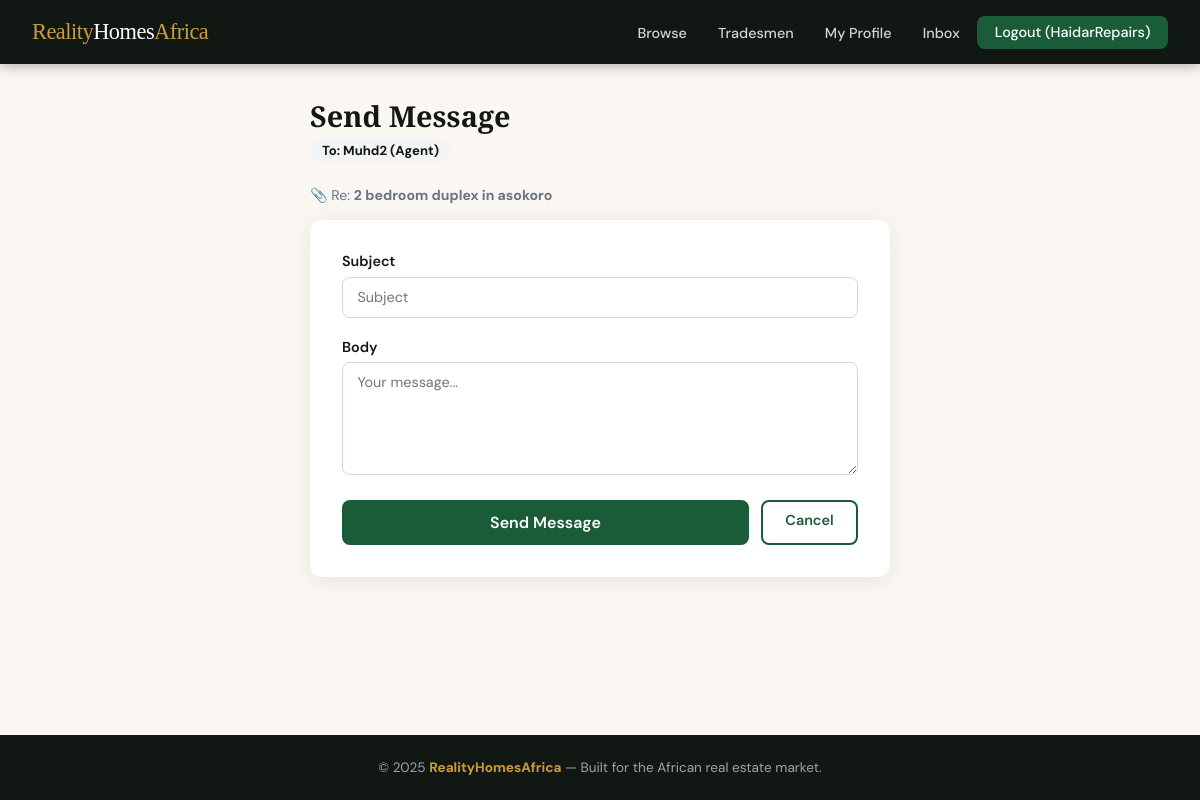
The page /users/message/2/?property=1 (signed in) on the database its author committed.
### users/models.py (models this page shows, shortened)
class CustomUser(AbstractUser):
    is_agent = models.BooleanField(default=False)
    is_tradesman = models.BooleanField(default=False)
    is_client = models.BooleanField(default=True)
    phone_number = models.CharField(max_length=15, blank=True, null=True)
    profile_picture = models.ImageField(upload_to='profile_pictures/', blank=True, null=True)
    bio = models.TextField(blank=True, null=True)
    def get_role(self):
        if self.is_agent:
            return "Agent"
        if self.is_tradesman:
            return "Tradesman"
        return "Client"

### listings/models.py (models this page shows, shortened)
class Property(models.Model):
    agent = models.ForeignKey(
        settings.AUTH_USER_MODEL,
        on_delete=models.CASCADE,
        related_name='properties'
    )
    title = models.CharField(max_length=200)
    description = models.TextField()
    price = models.DecimalField(max_digits=14, decimal_places=2)
    address = models.CharField(max_length=300)
    city = models.CharField(max_length=100)
    state = models.CharField(max_length=100, choices=NIGERIAN_STATES, default='Abuja')
    property_type = models.CharField(max_length=20, choices=PROPERTY_TYPES, default='flat')
    bedrooms = models.PositiveIntegerField(default=0)
    bathrooms = models.PositiveIntegerField(default=0)
    is_available = models.BooleanField(default=True)
    latitude = models.DecimalField(max_digits=9, decimal_places=6, null=True, blank=True)
    longitude = models.DecimalField(max_digits=9, decimal_places=6, null=True, blank=True)
    created_at = models.DateTimeField(auto_now_add=True)
    updated_at = models.DateTimeField(auto_now=True)
    class Meta:
        ordering = ['-created_at']
        verbose_name_plural = 'Properties'

### users/views.py (the view)
# urls.py: path('message/<int:receiver_id>/', views.send_message, name='send_message'),
@login_required
def send_message(request, receiver_id):
    receiver = get_object_or_404(CustomUser, pk=receiver_id)
    property_ref_id = request.GET.get('property', None)
    property_ref = None
    if property_ref_id:
        from listings.models import Property
        property_ref = Property.objects.filter(pk=property_ref_id).first()
    if request.method == 'POST':
        form = MessageForm(request.POST)
        if form.is_valid():
            msg = form.save(commit=False)
            msg.sender = request.user
            msg.receiver = receiver
            msg.property_ref = property_ref
            msg.save()
            messages.success(request, f"Message sent to {receiver.username}!")
            return redirect('users:inbox')
    else:
        form = MessageForm()
    return render(request, 'users/send_message.html', {
        'form': form,
        'receiver': receiver,
        'property_ref': property_ref,
    })

### users/forms.py
class MessageForm(forms.ModelForm):
    class Meta:
        model = Message
        fields = ['subject', 'body']
        widgets = {
            'subject': forms.TextInput(attrs={'placeholder': 'Subject'}),
            'body': forms.Textarea(attrs={'rows': 5, 'placeholder': 'Your message...'}),
        }

### users/context_processors.py (called while the page is built)
def unread_messages_count(request):
    if request.user.is_authenticated:
        from .models import Message
        count = Message.objects.filter(receiver=request.user, is_read=False).count()
        return {'unread_count': count}
    return {'unread_count': 0}

### templates/users/send_message.html (shortened to what this page needs)
{% extends 'base.html' %}
{% block content %}
<div class="compose-wrap">
  <h1>Send Message</h1>
  <span class="to-tag">To: {{ receiver.username }} ({{ receiver.get_role }})</span>
  {% if property_ref %}
    <p style="color:var(--gray); margin-bottom:1rem; font-size:0.88rem;">📎 Re: <strong>{{ property_ref.title }}</strong></p>
  {% endif %}
  <div class="compose-card">
    <form method="post">
      {% for field in form %}
        <div class="form-group">
          <label>{{ field.label }}</label>
          {{ field }}
        </div>
      {% endfor %}
      <div style="display:flex; gap:0.75rem; margin-top:0.5rem;">
        <button type="submit" class="btn btn-primary btn-full">Send Message</button>
        <a href="{% url 'users:inbox' %}" class="btn btn-outline" style="white-space:nowrap;">Cancel</a>
      </div>
    </form>
  </div>
</div>
{% endblock %}

### templates/base.html (shortened to what this page needs)
<!DOCTYPE html>
<html lang="en">
<head>
</head>
<body>
<nav>
  <a href="{% url 'listings:homepage' %}" class="nav-logo">Reality<span>Homes</span>Africa</a>
  <ul class="nav-links">
    <li><a href="{% url 'listings:property_list' %}">Browse</a></li>
    <li><a href="{% url 'services:tradesman_list' %}">Tradesmen</a></li>
    {% if user.is_authenticated %}
      {% if user.is_agent %}
        <li><a href="{% url 'listings:agent_dashboard' %}">My Listings</a></li>
        <li><a href="{% url 'listings:agent_inspections' %}">Inspections</a></li>
      {% elif user.is_tradesman %}
        <li><a href="{% url 'services:tradesman_dashboard' %}">My Profile</a></li>
      {% else %}
        <li><a href="{% url 'listings:favorites_list' %}">Saved</a></li>
        <li><a href="{% url 'listings:client_inspections' %}">Bookings</a></li>
      {% endif %}
      <li>
        <a href="{% url 'users:inbox' %}">
          Inbox
        </a>
      </li>
      <li><a href="{% url 'users:logout' %}" class="btn-nav">Logout ({{ user.username }})</a></li>
    {% else %}
      <li><a href="{% url 'users:login' %}">Login</a></li>
      <li><a href="{% url 'users:choose_role' %}" class="btn-nav">Register</a></li>
    {% endif %}
  </ul>
</nav>
<main>
  {% block content %}{% endblock %}
</main>
<footer>
  &copy; 2025 <strong>RealityHomesAfrica</strong> &mdash; Built for the African real estate market.
</footer>
</body>
</html>

### templates/base.html (style rules this page uses)
:root { --green: #1a5c38; --green-light: #2d8653; --gold: #c89b3c; --cream: #faf7f2; --dark: #111814; --gray: #6b7280; --light-gray: #f3f4f6; --white: #ffffff; --danger: #dc2626; --radius: 12px; --shadow: 0 4px 24px rgba(0,0,0,0.08); }
* { box-sizing: border-box; margin: 0; padding: 0; }
body { font-family: 'DM Sans', sans-serif; background: var(--cream); color: var(--dark); min-height: 100vh; display: flex; flex-direction: column; }
nav { background: var(--dark); padding: 0 2rem; height: 64px; display: flex; align-items: center; justify-content: space-between; position: sticky; top: 0; z-index: 1000; box-shadow: 0 2px 12px rgba(0,0,0,0.3); }
.nav-logo { font-family: 'Playfair Display', serif; font-size: 1.4rem; color: var(--gold); text-decoration: none; letter-spacing: -0.5px; }
.nav-logo span { color: var(--white); }
.nav-links { display: flex; align-items: center; gap: 0.25rem; list-style: none; }
.nav-links a { color: #d1d5db; text-decoration: none; padding: 0.5rem 0.85rem; border-radius: 8px; font-size: 0.9rem; font-weight: 500; transition: all 0.2s; }
.btn-nav { background: var(--green); color: var(--white) !important; padding: 0.45rem 1.1rem !important; border-radius: 8px !important; }
main { flex: 1; padding: 2rem; max-width: 1280px; margin: 0 auto; width: 100%; }
.btn { display: inline-block; padding: 0.6rem 1.4rem; border-radius: 8px; font-family: 'DM Sans', sans-serif; font-size: 0.9rem; font-weight: 600; cursor: pointer; border: none; text-decoration: none; transition: all 0.2s; }
.btn-primary { background: var(--green); color: var(--white); }
.btn-outline { background: transparent; border: 2px solid var(--green); color: var(--green); }
.form-group { margin-bottom: 1.25rem; }
.form-group label { display: block; font-weight: 600; margin-bottom: 0.4rem; font-size: 0.9rem; }
.form-group input, .form-group select, .form-group textarea { width: 100%; padding: 0.65rem 0.9rem; border: 1.5px solid #d1d5db; border-radius: 8px; font-family: 'DM Sans', sans-serif; font-size: 0.9rem; background: var(--white); transition: border 0.2s; }
footer { background: var(--dark); color: #9ca3af; text-align: center; padding: 1.5rem 2rem; font-size: 0.85rem; }
footer strong { color: var(--gold); }

### templates/users/send_message.html (style rules this page uses)
.compose-wrap { max-width:580px; margin:0 auto; }
.compose-wrap h1 { font-family:'Playfair Display',serif; font-size:1.8rem; margin-bottom:0.25rem; }
.to-tag { background:var(--light-gray); border-radius:99px; padding:0.2rem 0.75rem; font-size:0.82rem; font-weight:700; margin-bottom:1.5rem; display:inline-block; }
.compose-card { background:var(--white); border-radius:var(--radius); padding:2rem; box-shadow:var(--shadow); }
.btn-full { width:100%; padding:0.75rem; font-size:1rem; }

### rows shown on the page
CustomUser: username "HaidarRepairs"
CustomUser: username "Muhd2", get_role "Agent"
Property: title "2 bedroom duplex in asokoro"

### other values the page prints
{{ field.label }} "Subject" "Body"
